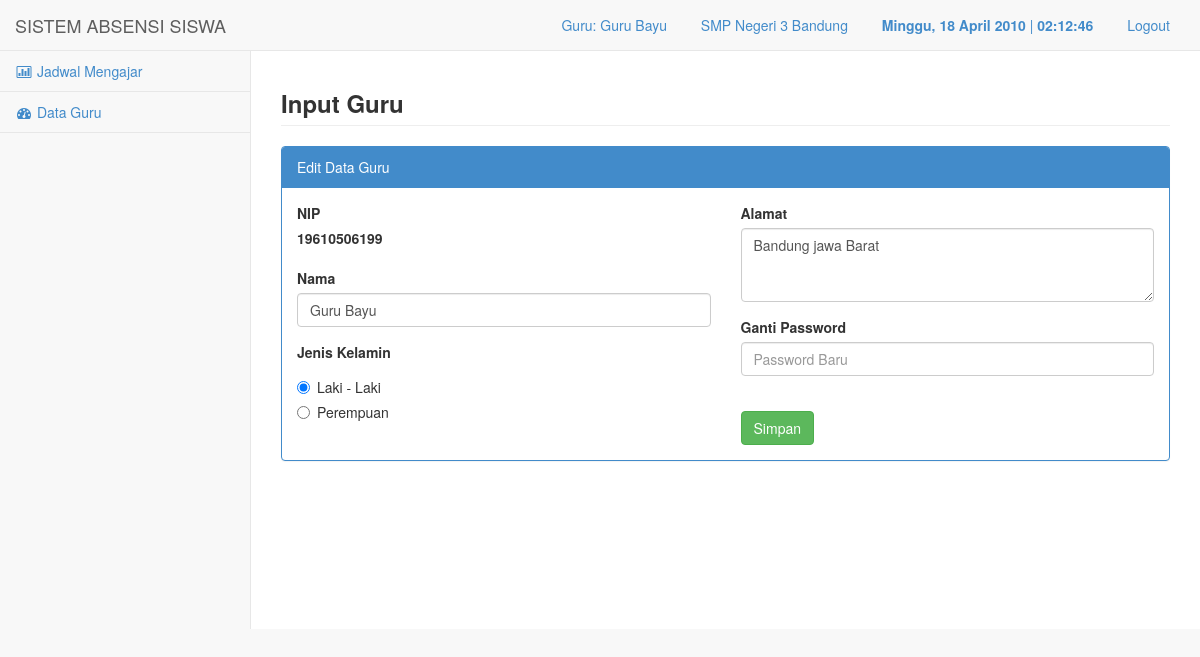
The app's page /media.php?module=guru_det (signed in) with its own data.
### tables this page shows
CREATE TABLE `sekolah` (
  `id` int(10) NOT NULL,
  `kode` varchar(50) NOT NULL,
  `nama` varchar(100) NOT NULL,
  `alamat` text NOT NULL
);

CREATE TABLE `guru` (
  `idg` int(10) NOT NULL,
  `nip` varchar(50) NOT NULL,
  `nama` varchar(100) NOT NULL,
  `jk` varchar(3) NOT NULL,
  `alamat` text NOT NULL,
  `pass` text NOT NULL
);

### config/fungsi.php (called while the page is built, shortened)
<?php
function tgl_ina($parameter){
$thn=substr($parameter,0,4);
$b=substr($parameter,5,2);
$tgl=substr($parameter,-2);
if($b==1) {$bln="Januari";}
else if($b==2) {$bln="Februari";}
else if($b==3) {$bln="Maret";}
else if($b==4) {$bln="April";}
$tanggal=$tgl . " ".$bln ." ".$thn;
return $tanggal;
}
function hari_ina($day)
{
if ($day=="Monday")
{$hari="Senin";}
else if ($day=="Tuesday")
{$hari="Selasa";}
else if ($day=="Wednesday")
{$hari="Rabu";}
else if ($day=="Thursday")
{$hari="Kamis";}
else if ($day=="Friday")
{$hari="Jumat";}
else if ($day=="Saturday")
{$hari="Sabtu";}
else if ($day=="Sunday")
{$hari="Minggu";}
return $hari;
}
?>

### module/guru/guru_det.php (the view, shortened to what this page needs)
          <div class="row">
                <div class="col-lg-12">
					<h3 class="page-header"><strong>Input Guru</strong></h3>
                </div>
            </div>
            <div class="row">
                <div class="col-lg-12">
                    <div class="panel panel-primary">
                        <div class="panel-heading">
                            Edit Data Guru
                        </div>
                        <div class="panel-body">
                            <div class="row">
<?php
                            	$sql=mysql_query("select * from guru where nip='$_SESSION[idu]'");
								$rs=mysql_fetch_array($sql);
?>
                                    <form method="post" role="form" action="././module/simpan.php?act=guru_det">
                                <div class="col-lg-6">
                                        <div class="form-group">
                                            <label>NIP</label><br>
                                            <label><?php echo "$rs[nip]"; ?></label>
                                        </div>
                                        <div class="form-group">
                                            <label>Nama</label>
                                            <input class="form-control" placeholder="Nama" name="nama" value="<?php echo "$rs[nama]"; ?>">
                                        </div>
                                        <div class="form-group">
                                           <label>Jenis Kelamin</label>
        <?php if($rs['jk']=="L"){ ?>
                                            <div class="radio">
                                                <label>
                                                    <input type="radio" name="jk" value="L"
                                                    checked>Laki - Laki
                                                </label>
                                            </div>
                                            <div class="radio">
                                                <label>
                                                    <input type="radio" name="jk" value="P">
                                                    Perempuan
                                                </label>
                                            </div>
                                        </div>
<?php } ?>
</div>
                                <div class="col-lg-6">
                                        <div class="form-group">
                                            <label>Alamat</label>
                                            <textarea class="form-control" placeholder="Alamat" name="alamat" rows="3"><?php echo "$rs[alamat]"; ?></textarea>
                                        </div>
                                        <div class="form-group">
                                            <label>Ganti Password</label>
                                            <input class="form-control" placeholder="Password Baru" name="pass">
                                        </div>
                                        <br>
                                        <button type="submit" class="btn btn-success">Simpan</button>
                                </div>
                                    </form>
                            </div>
                        </div>
                    </div>
                </div>
            </div>

### media.php (shortened to what this page needs)
<?php
if(!empty($_SESSION['nama'])){
$usre=$_SESSION['nama'];
$level=$_SESSION['level'];
$klss=$_SESSION['idk'];
$idd=$_SESSION['id'];
include "config/fungsi.php";
?>
<!DOCTYPE html>
<html>
<head>
    <link href="css/bootstrap.min.css" rel="stylesheet">
    <link href="font-awesome/css/font-awesome.css" rel="stylesheet">
    <link href="css/plugins/dataTables/dataTables.bootstrap.css" rel="stylesheet">
    <link href="css/sb-admin.css" rel="stylesheet">
</head>
<body>
    <div id="wrapper">
        <nav class="navbar navbar-default navbar-fixed-top" role="navigation" style="margin-bottom: 0">
            <div class="navbar-header">
                <a class="navbar-brand" href="media.php?module=home">SISTEM ABSENSI SISWA</a>
            </div>
            <ul class="nav navbar-top-links navbar-right">
                <li class="dropdown">
                    <a class="dropdown-toggle" data-toggle="dropdown" href="#">
<?php
if($level=="admin") {
echo "[[$usre]]";
}
elseif($level=="guru") {
echo "Guru: $usre";
}
else {
echo "Siswa: $usre";
}
?>
                   </a>
                </li>
       <li class="dropdown">
                    <a class="dropdown-toggle" data-toggle="dropdown" href="#">
<?php
if($level=="admin" OR $level=="guru"){
	$sqla=mysql_query("select * from sekolah where id='$idd'");
	$rsa=mysql_fetch_array($sqla);
echo "$rsa[nama]" ;
}else{
	$sql=mysql_query("select * from kelas where idk='$klss'");
	$rs=mysql_fetch_array($sql);
  $sqla=mysql_query("select * from sekolah where id='$idd'");
  $rsa=mysql_fetch_array($sqla);
echo "Kelas: $rs[nama] | $rsa[nama]";
}
?>
                   </a>
                </li>
                <li class="dropdown">
                    <a class="dropdown-toggle" data-toggle="dropdown" href="#">
<?php
$tgl_lengkap= tgl_ina(date("Y-m-d"));
if ($level=="guru") {
$hhari= hari_ina(date("l"));
echo "<b>$hhari, $tgl_lengkap</b>"; echo " | <label class='labelol' id='clock'></label>";
}
else {
  echo "$tgl_lengkap";
}
 ?>
                   </a>
                </li>
                <li class="dropdown">
                    <a class="dropdown-toggle" data-toggle="" href="logout.php">
<?php echo "Logout"; ?>
                   </a>
                </li>
            </ul>
            <div class="navbar-default navbar-static-side" role="navigation">
                <div class="sidebar-collapse">
                    <ul class="nav" id="side-menu">
<?php if($level=='guru'){ ?>
                        <li>
                            <a href="media.php?module=jadwal_mengajar"><i class="fa fa-bar-chart-o fa-fw"></i> Jadwal Mengajar</a>
                        </li>
<?php } ?>
<?php if($level=='guru'){ ?>
                        <li>
                            <a href="media.php?module=guru_det"><i class="fa fa-dashboard fa-fw"></i> Data Guru</a>
                        </li>
<?php } ?>
                    </ul>
                </div>
            </div>
        </nav>
        <div id="page-wrapper">
<?php include "content.php";  ?>
        </div>
    </div>
</body>
</html>
<?php }
else {
  echo "<center><h2>Anda Harus Login Terlebih Dahulu</h2>
    <a href=index.php><b>Klik ini untuk Login</b></a></center>";
}
?>

### css/sb-admin.css (style rules this page uses)
body { padding-top: 100px; background-color: #f8f8f8; }
@media (min-width:768px) { body { padding-top: 50px; } }
#wrapper { width: 100%; height:100%; }
#page-wrapper { padding: 0 15px; min-height: 579px; height:100%; background-color: #fff; }
@media (min-width:768px) { #page-wrapper { position: inherit; margin: 0 0 0 250px; padding: 0 30px; height:100%; border-left: 1px solid #e7e7e7; } }
.navbar-top-links li { display: inline-block; }
.navbar-top-links li:last-child { margin-right: 15px; }
.navbar-top-links li a { padding: 15px; min-height: 50px; }
.navbar-static-side ul li { border-bottom: 1px solid #e7e7e7; }
@media (min-width:768px) { .navbar-static-side { z-index: 1; position: absolute; width: 250px; margin-top: 51px; } }

### media.php (style rules this page uses)
.labelol { padding: 0; margin:0; }

### records on screen
sekolah: nama "SMP Negeri 3 Bandung"
guru: nip "19610506199", nama "Guru Bayu", alamat "Bandung jawa Barat"

### other values on screen
$usre "Guru Bayu"
$hhari "Minggu"
$tgl_lengkap "18 April 2010"
